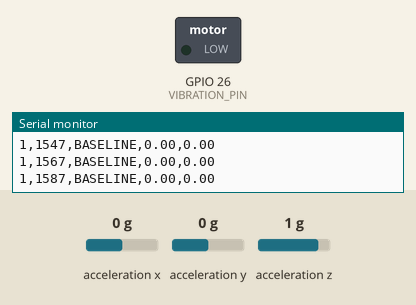
This sketch was run on a simulated ESP32. On the bench: switched loads named in the sketch (green lamp = pin HIGH), the last lines printed to the serial monitor. Wiring (inferred from the names in the program): MPU-6050 motion sensor at I2C address 0x68. Inputs (shaded band) come from the test bench; at power-on: acceleration x 0 g, acceleration y 0 g, acceleration z 1 g.

Above: at 1.6 s.
At 6.21 s:
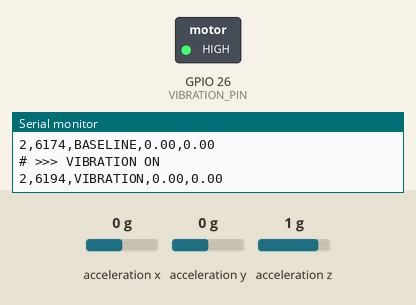
Timing chart, 0 to 8.8 s (numbered marks = the images above):
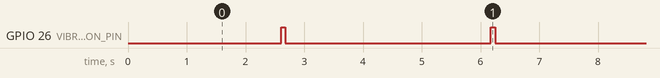

The sketch:

vibration_output_test.ino
```cpp
#include <Wire.h>
#include <math.h>

// ===============================
// KOKCHI
// MPU6050 + Vibration Interference Test
// ===============================

// MPU6050
const uint8_t MPU_ADDR = 0x68;
const int SDA_PIN = 21;
const int SCL_PIN = 22;

// Vibration
const int VIBRATION_PIN = 26;

// 이번에 테스트할 진동 길이
const unsigned long VIBRATION_MS = 70;

// 실험 구간
const unsigned long BASELINE_MS = 2000;   // 진동 전 2초
const unsigned long RECOVERY_MS = 1500;   // 진동 후 1.5초

// MPU 출력 주기
const unsigned long SAMPLE_INTERVAL_MS = 20;  // 50 Hz

// 총 반복 횟수
const int TOTAL_TRIALS = 5;


// ===============================
// 실험 상태
// ===============================

enum TestPhase {
  BASELINE,
  VIBRATION,
  RECOVERY,
  FINISHED
};

TestPhase phase = BASELINE;

unsigned long phaseStart = 0;
unsigned long lastSample = 0;

int trial = 1;


// ===============================
// MPU6050 초기화
// ===============================

bool initMPU() {

  Wire.beginTransmission(MPU_ADDR);
  Wire.write(0x6B);      // PWR_MGMT_1
  Wire.write(0x00);      // Wake up
  if (Wire.endTransmission() != 0) {
    return false;
  }

  delay(100);

  // WHO_AM_I 확인
  Wire.beginTransmission(MPU_ADDR);
  Wire.write(0x75);
  Wire.endTransmission(false);

  Wire.requestFrom(MPU_ADDR, (uint8_t)1);

  if (Wire.available()) {
    uint8_t whoAmI = Wire.read();

    Serial.print("# WHO_AM_I = 0x");
    Serial.println(whoAmI, HEX);

    if (whoAmI == 0x68 || whoAmI == 0x69) {
      return true;
    }
  }

  return false;
}


// ===============================
// MPU6050 Roll / Pitch 읽기
// ===============================

bool readMPU(float &roll, float &pitch) {

  Wire.beginTransmission(MPU_ADDR);
  Wire.write(0x3B);  // ACCEL_XOUT_H

  if (Wire.endTransmission(false) != 0) {
    return false;
  }

  Wire.requestFrom(MPU_ADDR, (uint8_t)6);

  if (Wire.available() < 6) {
    return false;
  }

  int16_t rawAx = (Wire.read() << 8) | Wire.read();
  int16_t rawAy = (Wire.read() << 8) | Wire.read();
  int16_t rawAz = (Wire.read() << 8) | Wire.read();

  float ax = rawAx / 16384.0;
  float ay = rawAy / 16384.0;
  float az = rawAz / 16384.0;

  roll =
      atan2(ay, az) * 180.0 / PI;

  pitch =
      atan2(-ax, sqrt(ay * ay + az * az))
      * 180.0 / PI;

  return true;
}


// ===============================
// Phase 이름
// ===============================

const char* phaseName(TestPhase p) {

  switch (p) {
    case BASELINE:
      return "BASELINE";

    case VIBRATION:
      return "VIBRATION";

    case RECOVERY:
      return "RECOVERY";

    case FINISHED:
      return "FINISHED";

    default:
      return "UNKNOWN";
  }
}


// ===============================
// SETUP
// ===============================

void setup() {

  Serial.begin(115200);
  delay(500);

  // Vibration
  pinMode(VIBRATION_PIN, OUTPUT);
  digitalWrite(VIBRATION_PIN, LOW);

  // MPU6050
  Wire.begin(SDA_PIN, SCL_PIN);
  Wire.setClock(400000);

  Serial.println();
  Serial.println("================================");
  Serial.println("KOKCHI MPU + Vibration Test");
  Serial.println("================================");

  if (!initMPU()) {

    Serial.println("ERROR: MPU6050 NOT FOUND");
    Serial.println("Check VCC / GND / SDA21 / SCL22");

    while (true) {
      digitalWrite(VIBRATION_PIN, LOW);
      delay(1000);
    }
  }

  Serial.println("MPU6050 = OK");
  Serial.println("Vibration pulse = 70 ms");
  Serial.println();

  Serial.println("trial,time_ms,phase,roll,pitch");

  phase = BASELINE;
  phaseStart = millis();
}


// ===============================
// LOOP
// ===============================

void loop() {

  unsigned long now = millis();


  // -------------------------------
  // Phase 전환
  // -------------------------------

  if (phase == BASELINE) {

    digitalWrite(VIBRATION_PIN, LOW);

    if (now - phaseStart >= BASELINE_MS) {

      phase = VIBRATION;
      phaseStart = now;

      digitalWrite(VIBRATION_PIN, HIGH);

      Serial.println("# >>> VIBRATION ON");
    }
  }


  else if (phase == VIBRATION) {

    if (now - phaseStart >= VIBRATION_MS) {

      digitalWrite(VIBRATION_PIN, LOW);

      phase = RECOVERY;
      phaseStart = now;

      Serial.println("# <<< VIBRATION OFF");
    }
  }


  else if (phase == RECOVERY) {

    digitalWrite(VIBRATION_PIN, LOW);

    if (now - phaseStart >= RECOVERY_MS) {

      trial++;

      if (trial > TOTAL_TRIALS) {

        phase = FINISHED;

        digitalWrite(VIBRATION_PIN, LOW);

        Serial.println();
        Serial.println("# ==============================");
        Serial.println("# TEST FINISHED");
        Serial.println("# ==============================");
      }

      else {

        phase = BASELINE;
        phaseStart = now;

        Serial.println();
        Serial.print("# ----- TRIAL ");
        Serial.print(trial);
        Serial.println(" -----");
      }
    }
  }


  // -------------------------------
  // MPU Sampling
  // -------------------------------

  if (phase != FINISHED &&
      now - lastSample >= SAMPLE_INTERVAL_MS) {

    lastSample = now;

    float roll;
    float pitch;

    bool ok = readMPU(roll, pitch);

    Serial.print(trial);
    Serial.print(",");
    Serial.print(now);
    Serial.print(",");
    Serial.print(phaseName(phase));
    Serial.print(",");

    if (ok) {

      Serial.print(roll, 2);
      Serial.print(",");
      Serial.println(pitch, 2);

    } else {

      Serial.println("ERROR,ERROR");
    }
  }
}
```

Measured:
- by itself, GPIO 26 (VIBRATION_PIN): alternates HIGH for 0.07 s and LOW for 3.5 s, 10 changes in all, then stays LOW
